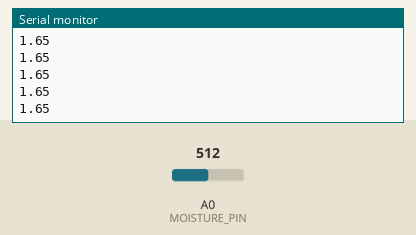
This sketch was run on a simulated Arduino Uno, built with avr-gcc and run on an emulated ATmega328P. On the bench: the last lines printed to the serial monitor. The inputs (shaded band) are chosen by the test bench; at power-on: A0 (MOISTURE_PIN) = 512.

Above: at 1.2 s.
1.3 s: A0 (MOISTURE_PIN) set to 716
At 1.31 s:
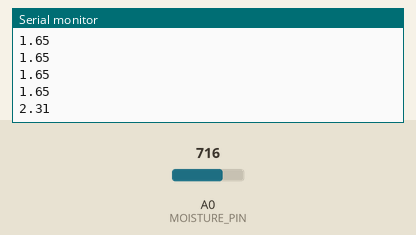
2.8 s: A0 (MOISTURE_PIN) set to 900
At 2.82 s:
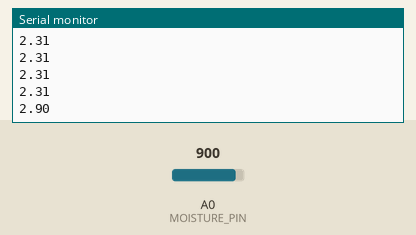
Timing chart, 0 to 5.8 s (numbered marks = the images above; inputs shaded):
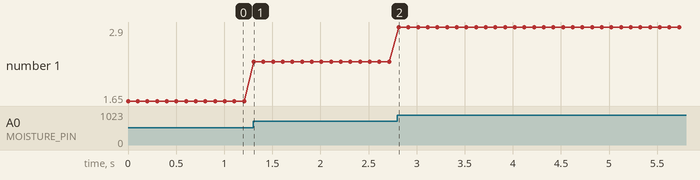

Measured:
- after the input at 1.3 s, the serial monitor: prints a new line at once (image 1)
- after the input at 2.8 s, the serial monitor: prints a new line at once (image 2)
- plotted number 1: 1.65 → 2.31 after the input at 1.3 s, 2.31 → 2.9 after the input at 2.8 s

The sketch:

soil_moisture.ino
```cpp
#define MOISTURE_PIN A0 // Analog pin for soil moisture data

void setup() {
  Serial.begin(115200);
}

void loop() {
  // Read soil moisture data from the sensor
  int moistureValue = analogRead(MOISTURE_PIN);

  // Convert the analog value to voltage (0-3.3V)
  float voltage = moistureValue * (3.3 / 1023.0);

  // Output numeric values for Serial Plotter
  Serial.println(voltage); // Voltage value for visualization

  delay(100); // Delay 100ms for smoother readings
}
```
